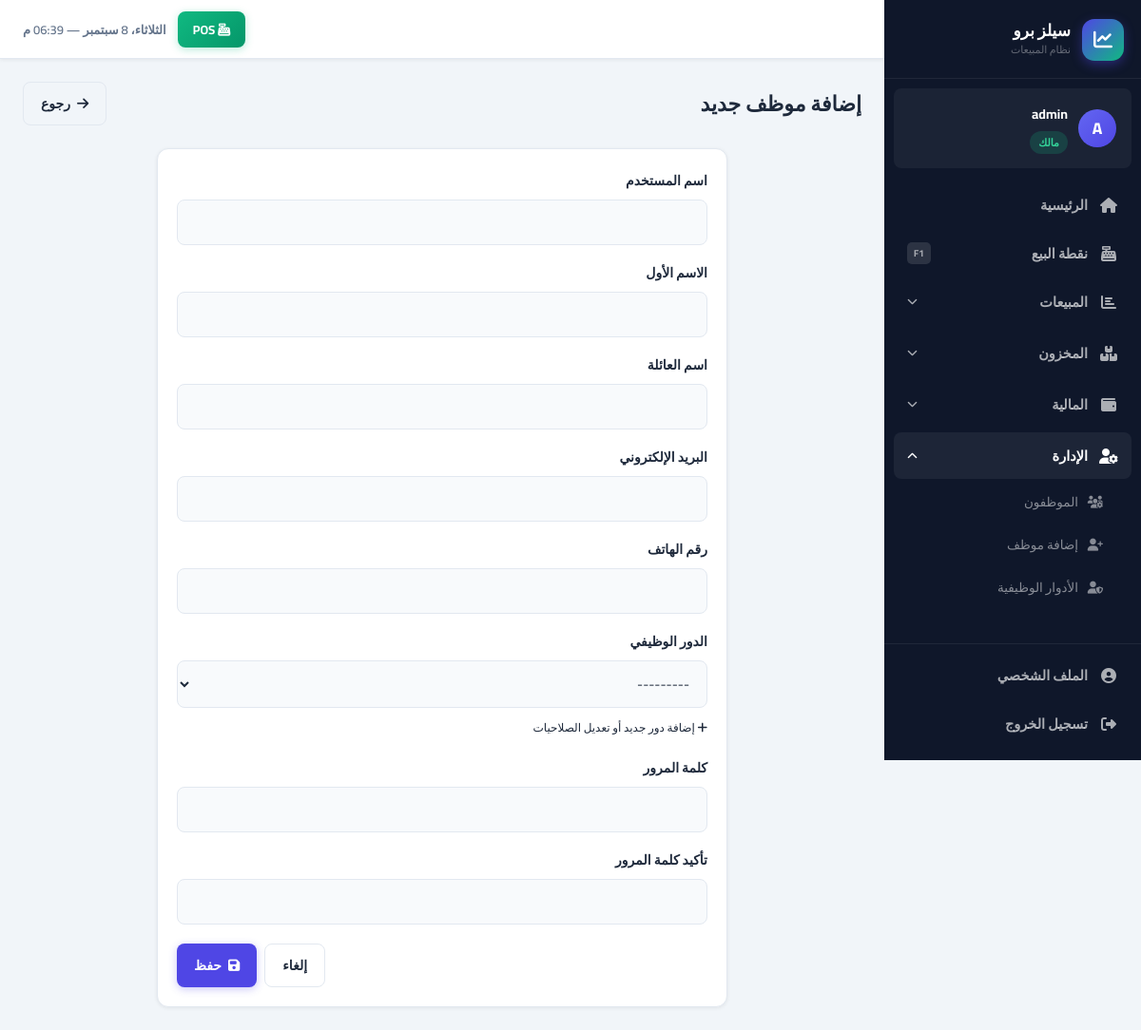
Page /accounts/users/create/ (signed in) on the committed database.
### accounts/models.py (models this page shows, shortened)
class User(AbstractUser):
    role = models.ForeignKey(
        Role, on_delete=models.PROTECT, null=True, blank=True,
        related_name='users', verbose_name='الدور الوظيفي',
        help_text='فارغ لصاحب الحساب الرئيسي فقط'
    )
    parent = models.ForeignKey(
        'self', on_delete=models.CASCADE, null=True, blank=True,
        related_name='employees', verbose_name='المالك الرئيسي'
    )
    phone = models.CharField(max_length=20, blank=True, verbose_name='الهاتف')
    is_active = models.BooleanField(default=True, verbose_name='نشط')
    created_at = models.DateTimeField(auto_now_add=True)
    class Meta:
        verbose_name = 'مستخدم'
        verbose_name_plural = 'المستخدمون'
    def get_owner(self):
        if self.is_owner_account:
            return self
        return self.parent.get_owner()
    @property
    def is_owner_account(self):
        return self.parent_id is None
    def can_manage_users(self):
        return self.is_owner_account or self.has_perm_flag('can_manage_users')
    @property
    def role_label(self):
        if self.is_owner_account:
            return 'مالك'
        return self.role.name if self.role_id else '—'
    @property
    def role_slug(self):
        if self.is_owner_account:
            return 'owner'
        if not self.role_id:
            return 'custom'
        mapping = {'مدير': 'manager', 'كاشير': 'cashier', 'مشاهد': 'viewer'}
        return mapping.get(self.role.name, 'custom')

### accounts/views.py (the view)
# urls.py: path('users/create/', views.user_create, name='user_create'),
@login_required
def user_create(request):
    if not request.user.can_manage_users():
        messages.error(request, 'ليس لديك صلاحية')
        return redirect('dashboard')
    owner = request.user.get_owner()
    Role.create_defaults_for(owner)  # يضمن وجود الأدوار الأساسية قبل عرض النموذج
    form = UserCreateForm(request.POST or None, owner=owner)
    if form.is_valid():
        user = form.save(commit=False)
        user.parent = owner
        user.save()
        messages.success(request, f'تم إنشاء حساب {user.username} بنجاح')
        return redirect('user_list')
    return render(request, 'accounts/user_form.html', {'form': form, 'title': 'إضافة موظف جديد'})

### accounts/models.py (called while the page is built)
    def __str__(self):
        return self.name

### core/context_processors.py (called while the page is built)
def global_context(request):
    context = {}
    if request.user.is_authenticated:
        owner = request.user.get_owner()
        low_stock_count = Product.objects.filter(
            owner=owner,
            current_stock__lte=F('min_stock')
        ).count()
        context['low_stock_count'] = low_stock_count
        context['current_user'] = request.user
    return context

### templates/accounts/user_form.html (shortened to what this page needs)
{% extends 'base/base.html' %}
{% block content %}
<div class="page-header"><div><h1 class="page-title">{{ title }}</h1></div>
<div class="page-actions"><a href="/accounts/users/" class="btn btn-outline"><i class="fas fa-arrow-right"></i> رجوع</a></div></div>
<div class="card" style="max-width:600px;margin:0 auto;"><div class="card-body"><form method="post">{% csrf_token %}
{% for field in form %}<div class="form-group"><label class="form-label">{{ field.label }}</label>{{ field }}
{% if field.name == 'role' and user.is_owner_account %}<div style="margin-top:4px;"><a href="/accounts/roles/" style="font-size:12px;"><i class="fas fa-plus"></i> إضافة دور جديد أو تعديل الصلاحيات</a></div>{% endif %}
</div>{% endfor %}
<div style="display:flex;gap:8px;justify-content:flex-end;margin-top:20px;">
<a href="/accounts/users/" class="btn btn-outline">إلغاء</a>
<button type="submit" class="btn btn-primary"><i class="fas fa-save"></i> حفظ</button>
</div></form></div></div>{% endblock %}

### templates/base/base.html (shortened to what this page needs)
<!DOCTYPE html>
<html lang="ar" dir="rtl">
<head>
    <link rel="stylesheet" href="https://cdnjs.cloudflare.com/ajax/libs/font-awesome/6.5.0/css/all.min.css">
    <link rel="stylesheet" href="/static/css/main.css">
</head>
<body>
{% if user.is_authenticated %}
<aside class="sidebar" id="sidebar">
    <div class="sb-brand">
        <div class="sb-logo"><i class="fas fa-chart-line"></i></div>
        <div>
            <div class="sb-name">سيلز برو</div>
            <div class="sb-sub">نظام المبيعات</div>
        </div>
    </div>
    <div class="sb-user">
        <div class="sb-avatar">{{ user.first_name.0|default:user.username.0|upper }}</div>
        <div class="sb-user-info">
            <span class="sb-user-name">{{ user.get_full_name|default:user.username }}</span>
            <span class="sb-role role-{{ user.role_slug }}">{{ user.role_label }}</span>
        </div>
    </div>
    <nav class="sb-nav">
        <a href="/dashboard/" class="sb-link {% if request.path == '/dashboard/' %}active{% endif %}">
            <span class="sb-icon"><i class="fas fa-home"></i></span>
            <span>الرئيسية</span>
        </a>
        <a href="/pos/" class="sb-link sb-pos {% if '/pos/' in request.path %}active{% endif %}">
            <span class="sb-icon"><i class="fas fa-cash-register"></i></span>
            <span>نقطة البيع</span>
            <span class="sb-key">F1</span>
        </a>
        <div class="sb-group">
            <button class="sb-group-btn {% if '/sales/' in request.path or '/customers/' in request.path %}open{% endif %}"
                    onclick="toggleGroup(this)">
                <span class="sb-icon"><i class="fas fa-chart-bar"></i></span>
                <span>المبيعات</span>
                <i class="fas fa-chevron-down sb-arrow"></i>
            </button>
        </div>
        <div class="sb-group">
            <button class="sb-group-btn {% if '/inventory/' in request.path %}open{% endif %}"
                    onclick="toggleGroup(this)">
                <span class="sb-icon"><i class="fas fa-boxes"></i></span>
                <span>المخزون</span>
                <i class="fas fa-chevron-down sb-arrow"></i>
            </button>
        </div>
        <div class="sb-group">
            <button class="sb-group-btn {% if '/expenses/' in request.path or '/reports/' in request.path %}open{% endif %}"
                    onclick="toggleGroup(this)">
                <span class="sb-icon"><i class="fas fa-wallet"></i></span>
                <span>المالية</span>
                <i class="fas fa-chevron-down sb-arrow"></i>
            </button>
        </div>
        {% if user.can_manage_users %}
        <div class="sb-group">
            <button class="sb-group-btn {% if '/accounts/users' in request.path or '/accounts/roles' in request.path %}open{% endif %}"
                    onclick="toggleGroup(this)">
                <span class="sb-icon"><i class="fas fa-user-cog"></i></span>
                <span>الإدارة</span>
                <i class="fas fa-chevron-down sb-arrow"></i>
            </button>
            <div class="sb-group-items {% if '/accounts/users' in request.path or '/accounts/roles' in request.path %}show{% endif %}">
                <a href="/accounts/users/" class="sb-sub-link {% if '/accounts/users/' == request.path %}active{% endif %}">
                    <i class="fas fa-users-cog"></i> الموظفون
                </a>
                <a href="/accounts/users/create/" class="sb-sub-link">
                    <i class="fas fa-user-plus"></i> إضافة موظف
                </a>
                {% if user.is_owner_account %}
                <a href="/accounts/roles/" class="sb-sub-link {% if '/accounts/roles' in request.path %}active{% endif %}">
                    <i class="fas fa-user-shield"></i> الأدوار الوظيفية
                </a>
                {% endif %}
            </div>
        </div>
        {% endif %}
    </nav>
    <div class="sb-footer">
        <a href="/accounts/profile/" class="sb-link {% if '/accounts/profile/' in request.path %}active{% endif %}">
            <span class="sb-icon"><i class="fas fa-user-circle"></i></span>
            <span>الملف الشخصي</span>
        </a>
        <a href="/accounts/logout/" class="sb-link sb-logout">
            <span class="sb-icon"><i class="fas fa-sign-out-alt"></i></span>
            <span>تسجيل الخروج</span>
        </a>
    </div>
</aside>
<div class="main-wrapper">
    <header class="topbar">
        <div class="topbar-end">
            <a href="/pos/" class="topbar-pos"><i class="fas fa-cash-register"></i> POS</a>
            <div class="topbar-clock" id="topbarClock"></div>
        </div>
    </header>
    <main class="page-content">
        {% block content %}{% endblock %}
    </main>
</div>
{% else %}
{% block auth_content %}{% endblock %}
{% endif %}
</body>
</html>

### rows in the picture
User: first_name.0 "A", get_full_name "admin", role_label "مالك"

### other values in the picture
{{ title }} "إضافة موظف جديد"
{{ field.label }} "اسم المستخدم" "الاسم الأول" "اسم العائلة" "البريد الإلكتروني" "رقم الهاتف" "الدور الوظيفي" "كلمة المرور" "تأكيد كلمة المرور"
